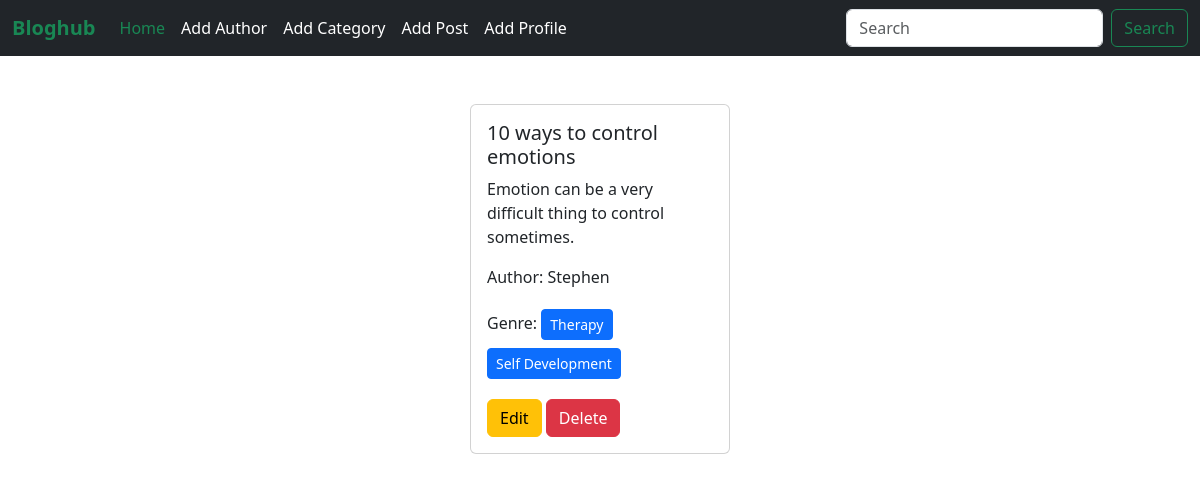
Before: / with the older database file.
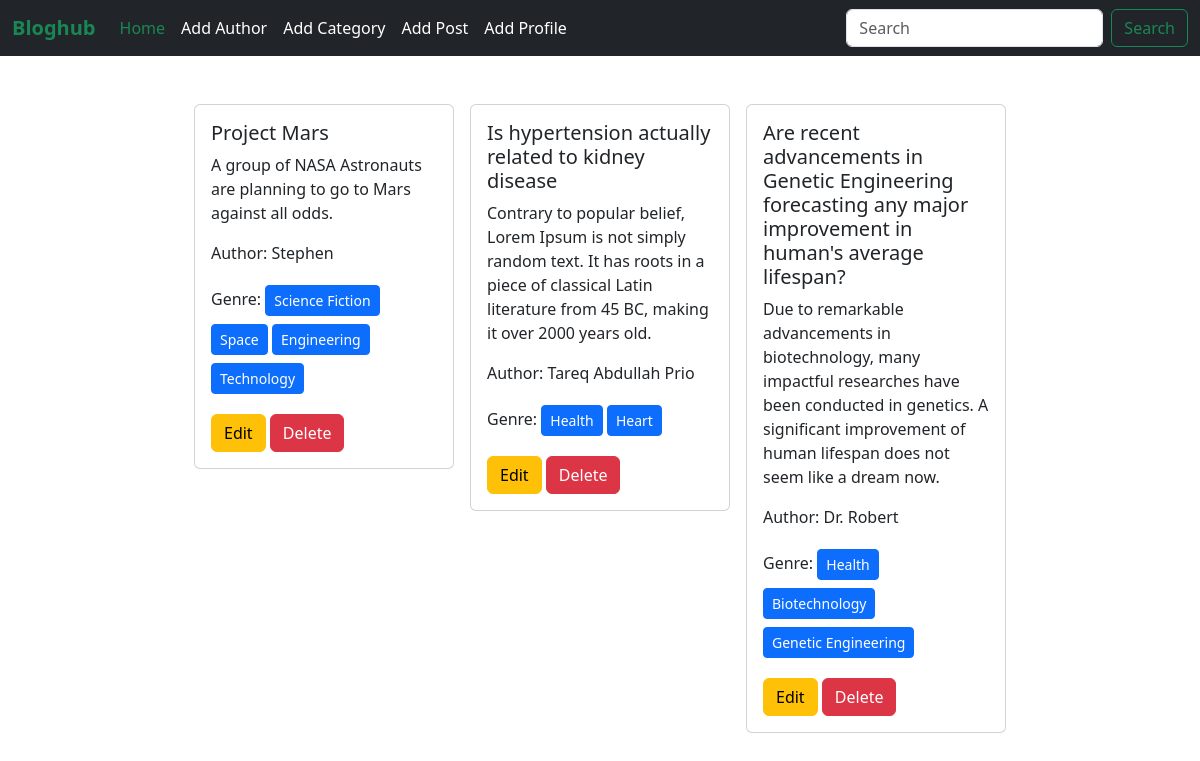
After: the same page with the newer database file.
### posts/models.py (models this page shows)
class Post(models.Model):
    title=models.CharField(max_length=200)
    content=models.TextField(default=None)
    category=models.ManyToManyField(Category)
    author=models.ForeignKey(Author,on_delete=models.CASCADE)
    def __str__(self):
        return self.title

### author/models.py (models this page shows, shortened)
class Author(models.Model):
    name=models.CharField(max_length=50)
    bio=models.TextField(default=None)
    phone=models.CharField(max_length=15)

### categories/models.py (models this page shows)
class Category(models.Model):
    name=models.CharField(max_length=25)
    def __str__(self):
        return self.name

### Blog_Project/views.py (the view)
# urls.py: 2. Add a URL to urlpatterns:  path('', views.home, name='home')
def home(request):
    post=Post.objects.all()
    print(post)
    return render(request,"home.html",{'posts':post})

### templates/home.html
{% extends 'base.html' %}
{% block content %}
<div class="d-flex flex-wrap justify-content-center px-5 pt-5">
    {% for post in posts %}
    <div class="col-3">
        <div class="card mx-2">
          <div class="card-body">
            <h5 class="card-title">{{post.title}}</h5>
            <p class="card-text">{{post.content}}</p>
            <p class="card-text">Author: {{post.author.name}}</p>
            <p>Genre:
                {% for cat in post.category.all %}
                <button type="button" class="btn btn-primary btn-sm my-1">{{cat}}</button>
                {% endfor %}
            </p>
            <a href="{% url 'EditPost' post.id %}" class="btn btn-warning">Edit</a>
            <a href="{% url 'DeletePost' post.id %}" class="btn btn-danger">Delete</a>
          </div>
        </div>
      </div>
    {% endfor %}
  </div>
{% endblock content %}

Changed rows visible on the page:
removed Post: title "10 ways to control emotions", content "Emotion can be a very difficult thing to control sometimes.", author.name "Stephen"
no longer on this page (row unchanged): Category: name "Therapy", shown under "10 ways to control emotions"
no longer on this page (row unchanged): Category: name "Self Development", shown under "10 ways to control emotions"
added Post: title "Project Mars", content "A group of NASA Astronauts are planning to go to Mars against all odds.", author.name "Stephen"
now on this page (row unchanged): Category: name "Science Fiction", shown under "Project Mars"
added Category: name "Space", shown under "Project Mars"
added Category: name "Engineering", shown under "Project Mars"
added Category: name "Technology", shown under "Project Mars"
added Post: title "Is hypertension actually related to kidney disease", content "Contrary to popular belief, Lorem Ipsum is not simply random text. It has roots in a piece of classical Latin literature from 45 BC, making it over 2000 years old.", author.name "Tareq Abdullah Prio"
added Category: name "Health"
added Category: name "Heart", shown under "Is hypertension actually related to kidney disease"
added Post: title "Are recent advancements in Genetic Engineering forecasting any major improvement in human's average lifespan?", content "Due to remarkable advancements in biotechnology, many impactful researches have been conducted in genetics. A significant improvement of human lifespan does not seem like a dream now.", author.name "Dr. Robert"
added Category: name "Biotechnology", shown under "Dr. Robert"
added Category: name "Genetic Engineering", shown under "Dr. Robert"
